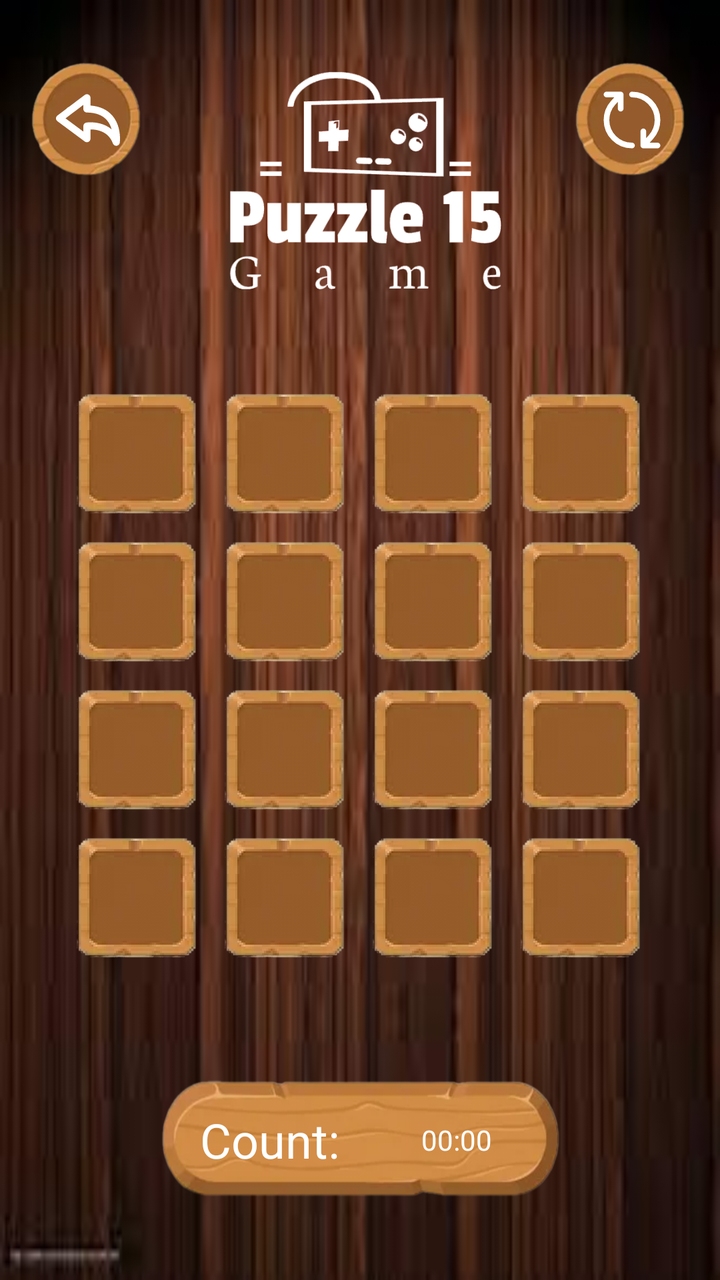
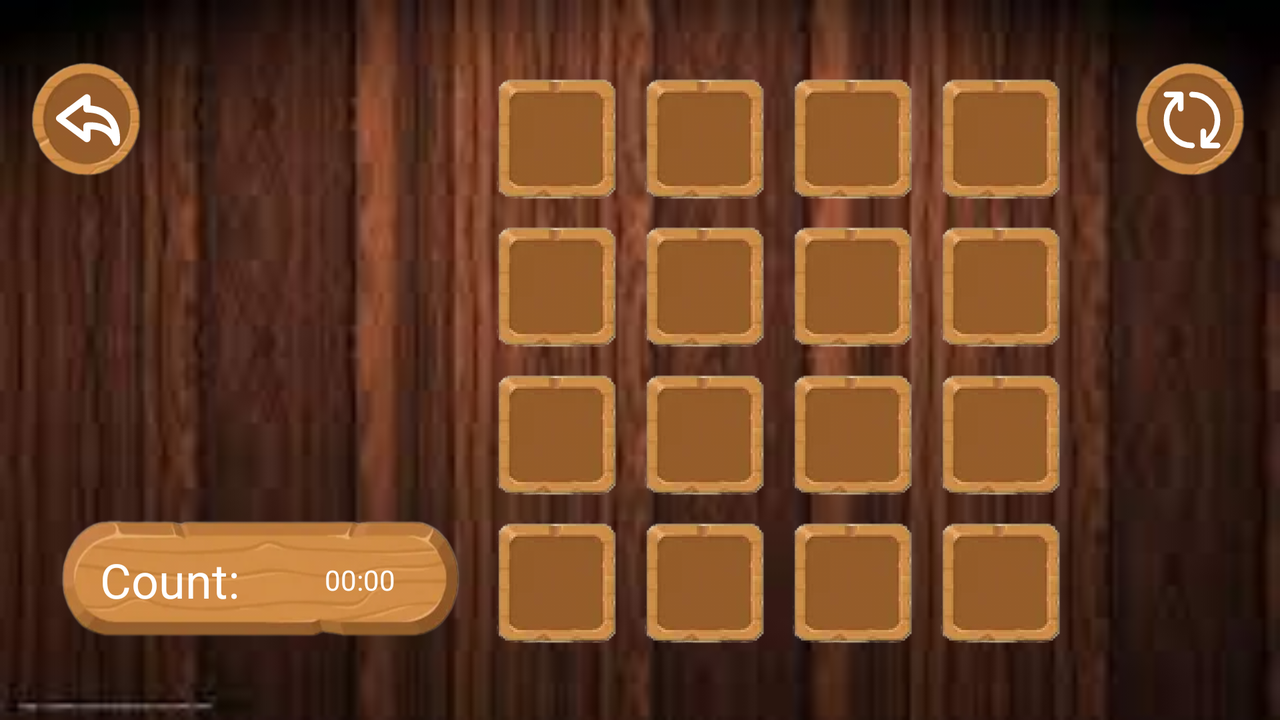

Two renders of one Android screen. The first uses the default layout on a phone; the second uses the alternative layout the repository ships for a different screen configuration, on a matching device. The two XML files are below.
<!-- AndroidManifest.xml: application theme Theme.Pazzle15 -->
<!-- res/layout/activity_game.xml -->
<?xml version="1.0" encoding="utf-8"?>
<androidx.constraintlayout.widget.ConstraintLayout xmlns:android="http://schemas.android.com/apk/res/android"
    xmlns:app="http://schemas.android.com/apk/res-auto"
    xmlns:tools="http://schemas.android.com/tools"
    android:layout_width="match_parent"
    android:layout_height="match_parent"
    android:layout_gravity="center"
    android:background="@drawable/img_99"
    android:orientation="vertical"
    tools:context=".GameActivity">

    <LinearLayout
        android:id="@+id/linearLayout"
        android:layout_width="match_parent"
        android:layout_height="0dp"
        android:layout_gravity="center"
        android:layout_marginHorizontal="32sp"
        android:orientation="vertical"
        app:layout_constraintBottom_toBottomOf="parent"
        app:layout_constraintDimensionRatio="1:1"
        app:layout_constraintTop_toTopOf="parent"
        app:layout_constraintVertical_bias="0.55"
        tools:layout_editor_absoluteX="32dp">

        <LinearLayout
            android:layout_width="match_parent"
            android:layout_height="0dp"
            android:layout_weight="1"
            android:orientation="horizontal">

            <androidx.appcompat.widget.AppCompatButton
                android:id="@+id/btn1"
                style="@style/PuzzleButton"
                android:background="@drawable/button_5" />

            <androidx.appcompat.widget.AppCompatButton
                android:id="@+id/btn2"
                style="@style/PuzzleButton"
                android:layout_toEndOf="@id/btn1"
                android:background="@drawable/button_5" />

            <androidx.appcompat.widget.AppCompatButton
                android:id="@+id/btn3"
                style="@style/PuzzleButton"
                android:layout_toEndOf="@id/btn2"
                android:background="@drawable/button_5" />

            <androidx.appcompat.widget.AppCompatButton
                android:id="@+id/btn4"
                style="@style/PuzzleButton"
                android:layout_toEndOf="@id/btn3"
                android:background="@drawable/button_5" />
        </LinearLayout>

        <LinearLayout
            android:layout_width="match_parent"
            android:layout_height="0dp"
            android:layout_weight="1"
            android:orientation="horizontal">

            <androidx.appcompat.widget.AppCompatButton
                android:id="@+id/btn5"
                style="@style/PuzzleButton"
                android:layout_below="@id/btn1"
                android:background="@drawable/button_5" />

            <androidx.appcompat.widget.AppCompatButton
                android:id="@+id/btn6"
                style="@style/PuzzleButton"
                android:layout_below="@id/btn1"
                android:layout_toEndOf="@id/btn5"
                android:background="@drawable/button_5" />

            <androidx.appcompat.widget.AppCompatButton
                android:id="@+id/btn7"
                style="@style/PuzzleButton"
                android:layout_below="@id/btn1"
                android:layout_toEndOf="@id/btn6"
                android:background="@drawable/button_5" />

            <androidx.appcompat.widget.AppCompatButton
                android:id="@+id/btn8"
                style="@style/PuzzleButton"
                android:layout_below="@id/btn1"
                android:layout_toEndOf="@id/btn7"
                android:background="@drawable/button_5" />
        </LinearLayout>

        <LinearLayout
            android:layout_width="match_parent"
            android:layout_height="0dp"
            android:layout_weight="1"
            android:orientation="horizontal">

            <androidx.appcompat.widget.AppCompatButton
                android:id="@+id/btn9"
                style="@style/PuzzleButton"
                android:layout_below="@id/btn5"
                android:background="@drawable/button_5" />

            <androidx.appcompat.widget.AppCompatButton
                android:id="@+id/btn10"
                style="@style/PuzzleButton"
                android:layout_below="@id/btn5"
                android:layout_toEndOf="@id/btn5"
                android:background="@drawable/button_5" />

            <androidx.appcompat.widget.AppCompatButton
                android:id="@+id/btn11"
                style="@style/PuzzleButton"
                android:layout_below="@id/btn5"
                android:layout_toEndOf="@id/btn6"
                android:background="@drawable/button_5" />

            <androidx.appcompat.widget.AppCompatButton
                android:id="@+id/btn12"
                style="@style/PuzzleButton"
                android:layout_below="@id/btn5"
                android:layout_toEndOf="@id/btn7"
                android:background="@drawable/button_5" />

        </LinearLayout>

        <LinearLayout
            android:layout_width="match_parent"
            android:layout_height="0dp"
            android:layout_weight="1"
            android:orientation="horizontal">

            <androidx.appcompat.widget.AppCompatButton
                android:id="@+id/btn13"
                style="@style/PuzzleButton"
                android:layout_below="@id/btn9"
                android:background="@drawable/button_5" />

            <androidx.appcompat.widget.AppCompatButton
                android:id="@+id/btn14"
                style="@style/PuzzleButton"
                android:layout_below="@id/btn9"
                android:layout_toEndOf="@id/btn5"
                android:background="@drawable/button_5" />

            <androidx.appcompat.widget.AppCompatButton
                android:id="@+id/btn15"
                style="@style/PuzzleButton"
                android:layout_below="@id/btn9"
                android:layout_toEndOf="@id/btn6"
                android:background="@drawable/button_5" />

            <androidx.appcompat.widget.AppCompatButton
                android:id="@+id/btn16"
                style="@style/PuzzleButton"
                android:layout_below="@id/btn9"
                android:layout_toEndOf="@id/btn7"
                android:background="@drawable/button_5" />
        </LinearLayout>


    </LinearLayout>

    <LinearLayout
        android:layout_width="match_parent"
        android:layout_height="match_parent">

        <FrameLayout
            android:layout_width="match_parent"
            android:layout_height="match_parent"
            tools:ignore="UselessParent">

            <FrameLayout
                android:layout_width="match_parent"
                android:layout_height="wrap_content">

                <androidx.appcompat.widget.AppCompatImageView
                    android:id="@+id/back"
                    android:layout_width="60dp"
                    android:layout_height="60dp"
                    android:layout_gravity="start"
                    android:layout_marginStart="14dp"
                    android:layout_marginTop="30dp"
                    android:background="@drawable/button_7"
                    android:padding="14dp"
                    android:src="@drawable/ic_back_icon_3" />

                <ImageView
                    android:layout_width="180dp"
                    android:layout_height="180dp"
                    android:layout_gravity="center|top"
                    android:contentDescription="@string/todo"
                    android:src="@drawable/img_3" />

                <androidx.appcompat.widget.AppCompatImageView
                    android:id="@+id/refresh"
                    android:layout_width="60dp"
                    android:layout_height="60dp"
                    android:layout_gravity="top|end"
                    android:layout_marginTop="30dp"
                    android:layout_marginEnd="14dp"
                    android:background="@drawable/button_7"
                    android:padding="13dp"
                    android:src="@drawable/ic_refresh_icon" />


            </FrameLayout>

            <LinearLayout
                android:layout_width="match_parent"
                android:layout_height="60dp"
                android:layout_gravity="bottom|center"
                android:layout_marginHorizontal="80dp"
                android:layout_marginBottom="40dp"
                android:background="@drawable/bg_1"
                android:gravity="center">

                <TextView
                    android:id="@+id/count"
                    android:layout_width="wrap_content"
                    android:layout_height="wrap_content"
                    android:layout_marginStart="20dp"
                    android:layout_weight="1"
                    android:text="@string/count"
                    android:textColor="@color/white"
                    android:textSize="24sp" />

                <Chronometer
                    android:id="@+id/chronometer"
                    android:layout_width="wrap_content"
                    android:layout_height="wrap_content"
                    android:layout_gravity="center"
                    android:layout_marginEnd="20dp"
                    android:layout_weight="1"
                    android:backgroundTint="@color/white"
                    android:gravity="center"
                    android:textColor="@color/white" />

            </LinearLayout>


        </FrameLayout>

    </LinearLayout>

</androidx.constraintlayout.widget.ConstraintLayout>
<!-- resources referenced by this layout -->
<resources>
  <color name="white">#FFFFFFFF</color>
  <!-- drawable bg_1: png bitmap (drawable, 84719 bytes) -->
  <!-- drawable button_5: png bitmap (drawable, 34380 bytes) -->
  <!-- drawable button_7: png bitmap (drawable, 44773 bytes) -->
  <!-- drawable ic_back_icon_3 (drawable) -->
  <vector xmlns:android="http://schemas.android.com/apk/res/android"
      android:width="800dp"
      android:height="800dp"
      android:viewportWidth="38.273"
      android:viewportHeight="38.273">
    <path
        android:pathData="M20.621,10.484V5.84c0,-0.808 -0.458,-1.548 -1.181,-1.909c-0.722,-0.359 -1.589,-0.279 -2.236,0.206l-9.486,7.147c-0.677,0.292 -1.117,0.67 -1.401,1.058l-5.468,4.119C0.312,16.866 -0.003,17.501 0,18.173c0.002,0.673 0.322,1.305 0.862,1.706l16.355,12.133c0.646,0.48 1.51,0.554 2.23,0.191c0.72,-0.362 1.174,-1.1 1.174,-1.905v-5.517c0.013,0 0.025,0 0.038,0c3.842,0 10.687,1.089 13.366,8.386c0.311,0.846 1.116,1.397 2.001,1.397c0.079,0 0.157,-0.004 0.236,-0.013c0.975,-0.108 1.751,-0.868 1.88,-1.84c0.052,-0.394 1.208,-9.682 -4.461,-16.23C30.621,12.948 26.235,10.935 20.621,10.484zM20.659,20.515c-1.443,0 -2.379,0.132 -2.482,0.146c-1.046,0.154 -1.822,1.053 -1.822,2.111v3.287l-10.66,-7.907l3.555,-2.678c0.136,-0.104 0.259,-0.222 0.365,-0.351c0.155,-0.068 0.301,-0.152 0.437,-0.254l6.303,-4.75v2.401c0,1.168 0.939,2.119 2.108,2.134c5.345,0.063 9.374,1.61 11.975,4.6c1.442,1.658 2.314,3.602 2.835,5.469C28.923,21.038 23.424,20.515 20.659,20.515z"
        android:fillColor="#fff"/>
  </vector>
  <!-- drawable ic_refresh_icon (drawable) -->
  <vector xmlns:android="http://schemas.android.com/apk/res/android"
      android:width="800dp"
      android:height="800dp"
      android:viewportWidth="24"
      android:viewportHeight="24">
    <path
        android:pathData="M12,21C7.029,21 3,16.971 3,12C3,9.695 3.867,7.592 5.292,6L8,3M12,3C16.971,3 21,7.029 21,12C21,14.305 20.133,16.408 18.708,18L16,21M3,3H8M8,3V8M21,21H16M16,21V16"
        android:strokeLineJoin="round"
        android:strokeWidth="2"
        android:fillColor="#00000000"
        android:strokeColor="#fff"
        android:strokeLineCap="round"/>
  </vector>
  <!-- drawable img_3: png bitmap (drawable, 13429 bytes) -->
  <!-- drawable img_99: jpg bitmap (drawable, 4692 bytes) -->
  <string name="count">Count:</string>
  <string name="todo">TODO</string>
  <style name="PuzzleButton">
          <item name="android:layout_width">0dp</item>
          <item name="android:layout_weight">1</item>
          <item name="android:layout_height">match_parent</item>
          <item name="android:textColor">#fff</item>
          <item name="android:textSize">18sp</item>
          <item name="android:layout_margin">6dp</item>
      </style>
  <style name="Theme.Pazzle15" parent="Base.Theme.Pazzle15" />
  <style name="Base.Theme.Pazzle15" parent="Theme.Material3.DayNight.NoActionBar">
          
          
          <item name="android:windowTranslucentStatus">true</item>
          <item name="android:statusBarColor">@android:color/transparent</item>
  
      </style>
</resources>
<!-- res/layout-land/activity_game.xml (the repository's variant of the layout above) -->
<!-- drawn on the phone turned sideways -->
<?xml version="1.0" encoding="utf-8"?>
<androidx.constraintlayout.widget.ConstraintLayout
    xmlns:android="http://schemas.android.com/apk/res/android"
    xmlns:tools="http://schemas.android.com/tools"
    android:layout_width="match_parent"
    android:layout_height="match_parent"
    xmlns:app="http://schemas.android.com/apk/res-auto"
    android:background="@drawable/img_99"
    android:orientation="vertical"
    tools:context=".GameActivity">

    <LinearLayout
        android:id="@+id/linearLayout"
        android:layout_width="0dp"
        android:layout_height="match_parent"
        android:layout_gravity="center"
        android:layout_marginHorizontal="32sp"
        android:layout_marginVertical="32sp"
        android:orientation="vertical"
        app:layout_constraintBottom_toBottomOf="parent"
        app:layout_constraintDimensionRatio="1:1"
        app:layout_constraintHorizontal_bias="0.75"
        app:layout_constraintLeft_toLeftOf="parent"
        app:layout_constraintRight_toRightOf="parent"
        app:layout_constraintTop_toTopOf="parent">

        <LinearLayout
            android:layout_width="match_parent"
            android:layout_height="0dp"
            android:layout_weight="1"
            android:orientation="horizontal">

            <androidx.appcompat.widget.AppCompatButton
                android:id="@+id/btn1"
                style="@style/PuzzleButton"
                android:background="@drawable/button_5" />

            <androidx.appcompat.widget.AppCompatButton
                android:id="@+id/btn2"
                style="@style/PuzzleButton"
                android:layout_toEndOf="@id/btn1"
                android:background="@drawable/button_5" />

            <androidx.appcompat.widget.AppCompatButton
                android:id="@+id/btn3"
                style="@style/PuzzleButton"
                android:layout_toEndOf="@id/btn2"
                android:background="@drawable/button_5" />

            <androidx.appcompat.widget.AppCompatButton
                android:id="@+id/btn4"
                style="@style/PuzzleButton"
                android:layout_toEndOf="@id/btn3"
                android:background="@drawable/button_5" />
        </LinearLayout>

        <LinearLayout
            android:layout_width="match_parent"
            android:layout_height="0dp"
            android:layout_weight="1"
            android:orientation="horizontal">

            <androidx.appcompat.widget.AppCompatButton
                android:id="@+id/btn5"
                style="@style/PuzzleButton"
                android:layout_below="@id/btn1"
                android:background="@drawable/button_5" />

            <androidx.appcompat.widget.AppCompatButton
                android:id="@+id/btn6"
                style="@style/PuzzleButton"
                android:layout_below="@id/btn1"
                android:layout_toEndOf="@id/btn5"
                android:background="@drawable/button_5" />

            <androidx.appcompat.widget.AppCompatButton
                android:id="@+id/btn7"
                style="@style/PuzzleButton"
                android:layout_below="@id/btn1"
                android:layout_toEndOf="@id/btn6"
                android:background="@drawable/button_5" />

            <androidx.appcompat.widget.AppCompatButton
                android:id="@+id/btn8"
                style="@style/PuzzleButton"
                android:layout_below="@id/btn1"
                android:layout_toEndOf="@id/btn7"
                android:background="@drawable/button_5" />
        </LinearLayout>

        <LinearLayout
            android:layout_width="match_parent"
            android:layout_height="0dp"
            android:layout_weight="1"
            android:orientation="horizontal">

            <androidx.appcompat.widget.AppCompatButton
                android:id="@+id/btn9"
                style="@style/PuzzleButton"
                android:layout_below="@id/btn5"
                android:background="@drawable/button_5" />

            <androidx.appcompat.widget.AppCompatButton
                android:id="@+id/btn10"
                style="@style/PuzzleButton"
                android:layout_below="@id/btn5"
                android:layout_toEndOf="@id/btn5"
                android:background="@drawable/button_5" />

            <androidx.appcompat.widget.AppCompatButton
                android:id="@+id/btn11"
                style="@style/PuzzleButton"
                android:layout_below="@id/btn5"
                android:layout_toEndOf="@id/btn6"
                android:background="@drawable/button_5" />

            <androidx.appcompat.widget.AppCompatButton
                android:id="@+id/btn12"
                style="@style/PuzzleButton"
                android:layout_below="@id/btn5"
                android:layout_toEndOf="@id/btn7"
                android:background="@drawable/button_5" />

        </LinearLayout>

        <LinearLayout
            android:layout_width="match_parent"
            android:layout_height="0dp"
            android:layout_weight="1"
            android:orientation="horizontal">

            <androidx.appcompat.widget.AppCompatButton
                android:id="@+id/btn13"
                style="@style/PuzzleButton"
                android:layout_below="@id/btn9"
                android:background="@drawable/button_5" />

            <androidx.appcompat.widget.AppCompatButton
                android:id="@+id/btn14"
                style="@style/PuzzleButton"
                android:layout_below="@id/btn9"
                android:layout_toEndOf="@id/btn5"
                android:background="@drawable/button_5" />

            <androidx.appcompat.widget.AppCompatButton
                android:id="@+id/btn15"
                style="@style/PuzzleButton"
                android:layout_below="@id/btn9"
                android:layout_toEndOf="@id/btn6"
                android:background="@drawable/button_5" />

            <androidx.appcompat.widget.AppCompatButton
                android:id="@+id/btn16"
                style="@style/PuzzleButton"
                android:layout_below="@id/btn9"
                android:layout_toEndOf="@id/btn7"
                android:background="@drawable/button_5" />
        </LinearLayout>


    </LinearLayout>
<LinearLayout
    android:layout_width="match_parent"
    android:layout_height="match_parent"
    android:orientation="vertical">

    <FrameLayout
        android:layout_width="match_parent"
        android:layout_height="match_parent">

        <FrameLayout
            android:layout_width="match_parent"
            android:layout_height="wrap_content">

            <androidx.appcompat.widget.AppCompatImageView
                android:id="@+id/back"
                android:layout_width="60dp"
                android:layout_height="60dp"
                android:layout_gravity="start"
                android:layout_marginStart="14sp"
                android:layout_marginTop="30dp"
                android:background="@drawable/button_7"
                android:padding="14dp"
                android:src="@drawable/ic_back_icon_3" />

            <androidx.appcompat.widget.AppCompatImageView
                android:id="@+id/refresh"
                android:layout_width="60dp"
                android:layout_height="60dp"
                android:layout_gravity="top|end"
                android:layout_marginTop="30dp"
                android:layout_marginEnd="14sp"
                android:background="@drawable/button_7"
                android:padding="13dp"
                android:src="@drawable/ic_refresh_icon" />

        </FrameLayout>


        <LinearLayout
            android:layout_width="200dp"
            android:layout_height="60dp"
            android:layout_gravity="bottom|start"
            android:layout_marginStart="30dp"
            android:layout_marginBottom="40dp"
            android:background="@drawable/bg_1">

            <TextView
                android:id="@+id/count"
                android:layout_width="wrap_content"
                android:layout_height="wrap_content"
                android:layout_gravity="center"
                android:layout_marginStart="20dp"
                android:layout_weight="1"
                android:text="Count: "
                android:textColor="@color/white"
                android:textSize="24sp" />

            <Chronometer
                android:id="@+id/chronometer"
                android:layout_width="wrap_content"
                android:layout_height="wrap_content"
                android:layout_gravity="center"
                android:layout_marginEnd="20dp"
                android:layout_weight="1"
                android:backgroundTint="@color/white"
                android:gravity="center"
                android:textColor="@color/white" />

        </LinearLayout>


    </FrameLayout>

</LinearLayout>
</androidx.constraintlayout.widget.ConstraintLayout>
<!-- resources referenced by the variant -->
<!-- as the phone turned sideways resolves them -->
<resources>
  <color name="white">#FFFFFFFF</color>
  <!-- drawable bg_1: png bitmap (drawable, 84719 bytes) -->
  <!-- drawable button_5: png bitmap (drawable, 34380 bytes) -->
  <!-- drawable button_7: png bitmap (drawable, 44773 bytes) -->
  <!-- drawable ic_back_icon_3 (drawable) -->
  <vector xmlns:android="http://schemas.android.com/apk/res/android"
      android:width="800dp"
      android:height="800dp"
      android:viewportWidth="38.273"
      android:viewportHeight="38.273">
    <path
        android:pathData="M20.621,10.484V5.84c0,-0.808 -0.458,-1.548 -1.181,-1.909c-0.722,-0.359 -1.589,-0.279 -2.236,0.206l-9.486,7.147c-0.677,0.292 -1.117,0.67 -1.401,1.058l-5.468,4.119C0.312,16.866 -0.003,17.501 0,18.173c0.002,0.673 0.322,1.305 0.862,1.706l16.355,12.133c0.646,0.48 1.51,0.554 2.23,0.191c0.72,-0.362 1.174,-1.1 1.174,-1.905v-5.517c0.013,0 0.025,0 0.038,0c3.842,0 10.687,1.089 13.366,8.386c0.311,0.846 1.116,1.397 2.001,1.397c0.079,0 0.157,-0.004 0.236,-0.013c0.975,-0.108 1.751,-0.868 1.88,-1.84c0.052,-0.394 1.208,-9.682 -4.461,-16.23C30.621,12.948 26.235,10.935 20.621,10.484zM20.659,20.515c-1.443,0 -2.379,0.132 -2.482,0.146c-1.046,0.154 -1.822,1.053 -1.822,2.111v3.287l-10.66,-7.907l3.555,-2.678c0.136,-0.104 0.259,-0.222 0.365,-0.351c0.155,-0.068 0.301,-0.152 0.437,-0.254l6.303,-4.75v2.401c0,1.168 0.939,2.119 2.108,2.134c5.345,0.063 9.374,1.61 11.975,4.6c1.442,1.658 2.314,3.602 2.835,5.469C28.923,21.038 23.424,20.515 20.659,20.515z"
        android:fillColor="#fff"/>
  </vector>
  <!-- drawable ic_refresh_icon (drawable) -->
  <vector xmlns:android="http://schemas.android.com/apk/res/android"
      android:width="800dp"
      android:height="800dp"
      android:viewportWidth="24"
      android:viewportHeight="24">
    <path
        android:pathData="M12,21C7.029,21 3,16.971 3,12C3,9.695 3.867,7.592 5.292,6L8,3M12,3C16.971,3 21,7.029 21,12C21,14.305 20.133,16.408 18.708,18L16,21M3,3H8M8,3V8M21,21H16M16,21V16"
        android:strokeLineJoin="round"
        android:strokeWidth="2"
        android:fillColor="#00000000"
        android:strokeColor="#fff"
        android:strokeLineCap="round"/>
  </vector>
  <!-- drawable img_99: jpg bitmap (drawable, 4692 bytes) -->
  <style name="PuzzleButton">
          <item name="android:layout_width">0dp</item>
          <item name="android:layout_weight">1</item>
          <item name="android:layout_height">match_parent</item>
          <item name="android:textColor">#fff</item>
          <item name="android:textSize">18sp</item>
          <item name="android:layout_margin">6dp</item>
      </style>
  <style name="Theme.Pazzle15" parent="Base.Theme.Pazzle15" />
  <style name="Base.Theme.Pazzle15" parent="Theme.Material3.DayNight.NoActionBar">
          
          
          <item name="android:windowTranslucentStatus">true</item>
          <item name="android:statusBarColor">@android:color/transparent</item>
  
      </style>
</resources>
